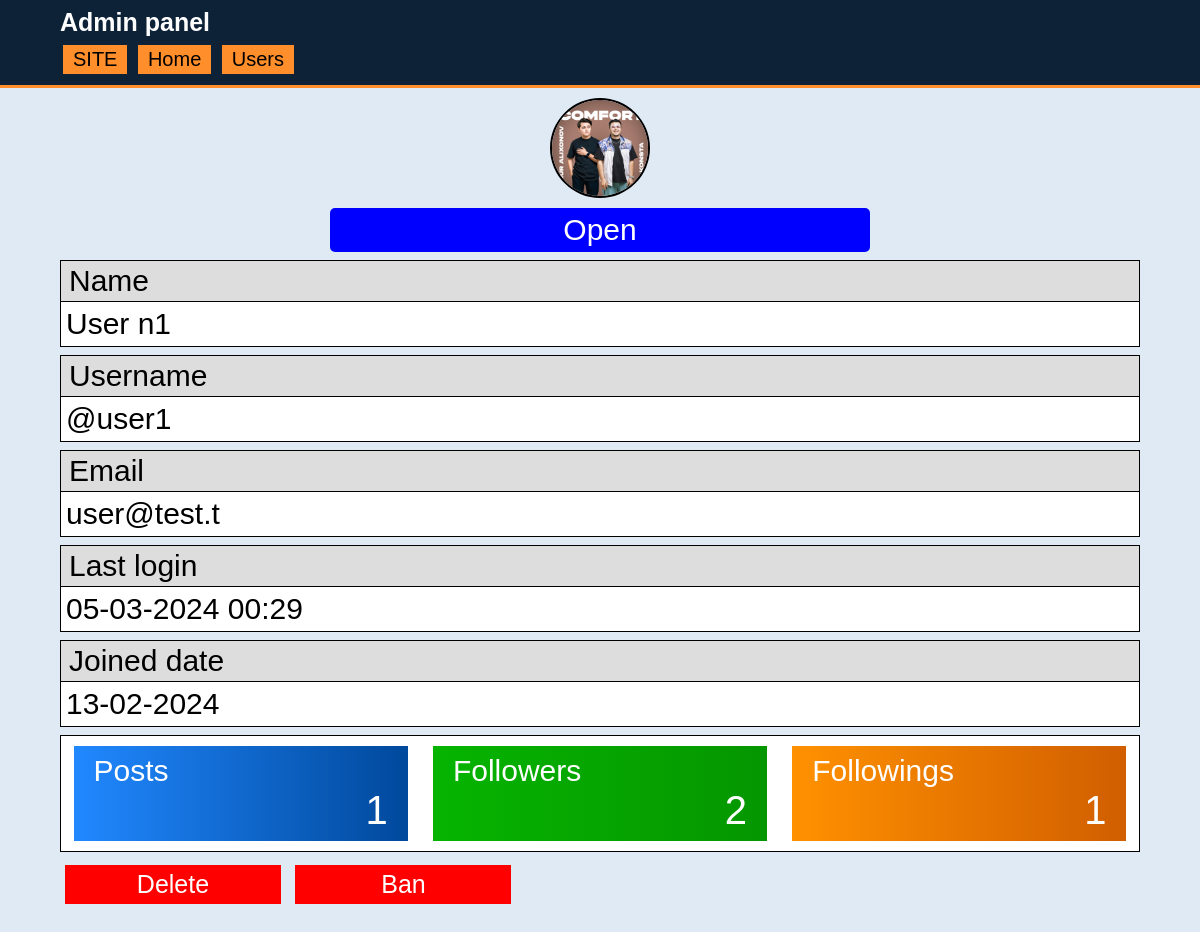
The page /admin/user.php?username=user1 (signed in) on the database its author committed.
### tables this page shows
CREATE TABLE "profiles" (
	"id"	INTEGER,
	"name"	TEXT NOT NULL,
	"username"	BLOB NOT NULL,
	"is_active"	INTEGER NOT NULL DEFAULT 0,
	"photo"	TEXT DEFAULT '/media/profile-img/default.jpg',
	"followers"	INTEGER DEFAULT 0,
	"posts"	INTEGER DEFAULT 0,
	"following"	INTEGER DEFAULT 0,
	"ban"	INTEGER DEFAULT 0,
	"last_login"	TEXT DEFAULT 0,
	PRIMARY KEY("id" AUTOINCREMENT)
);

CREATE TABLE "users" (
	"id"	INTEGER NOT NULL,
	"username"	TEXT NOT NULL UNIQUE,
	"email"	TEXT NOT NULL UNIQUE,
	"password"	TEXT NOT NULL,
	"joined_date"	TEXT NOT NULL,
	"admin"	INTEGER DEFAULT 0,
	PRIMARY KEY("id" AUTOINCREMENT)
);

### includes/db-functions/users.php (called while the page is built, shortened)
<?php
function get_user_by_id($id, $db){
	$user = $db->query("SELECT * FROM users WHERE id = '$id'")->fetch(PDO::FETCH_ASSOC);
	return $user;
}
function get_user_by_username($username, $db){
	$username = strtolower($username);
	$user = $db->query("SELECT * FROM users WHERE username = '$username';")->fetch(PDO::FETCH_ASSOC);
	return $user;
}
function user_is_admin($user_id, $db){
	$user = get_user_by_id($user_id, $db);
	return ($user['admin'] == '1');
}
?>

### includes/db-functions/profiles.php (called while the page is built, shortened)
<?php
function get_profile_by_username($username, $db){
	$profile = $db->query("SELECT * FROM profiles WHERE username = '$username';")->fetch(PDO::FETCH_ASSOC);
	return $profile;
}
function profile_is_banned($id, $db){
	$query = $db->prepare("SELECT ban FROM profiles WHERE id = :id");
	$query->execute([
		'id' => $id
	]);
	$result = $query->fetch(PDO::FETCH_ASSOC);
	return $result['ban'];
}
?>

### admin/user.php (the view, shortened to what this page needs)
<?php
$path = "../includes";
require "$path/database.php";
require "$path/db-functions/users.php";
$PROFILE = $_SESSION['profile'];
if(!user_is_admin($PROFILE['id'], $db)){
    require "$path/403.php";
}else{
    $username = $_GET['username'];
    require "$path/db-functions/profiles.php";
    $profile = get_profile_by_username($username, $db);
    $user = get_user_by_username($username, $db);
    if(profile_is_banned($profile['id'], $db) == '0'){
        $is_banned = false;
    }
    else
        $is_banned = true;
?>
<!DOCTYPE html>
<html lang="en">
<head>
    <link rel="stylesheet" href="/static/style.css">
    <link rel="stylesheet" href="/static/admin.css">
    <link rel="stylesheet" href="/static/admin-user.css">
</head>
<body>
    <header>
		<div class="container">
            <h2 id="afisha">
                <a>Admin panel</a>
            </h2>
            <nav>
                <a class="header-link" href="/">SITE</a>
                <a class="header-link" href="/admin">Home</a>
                <a class="header-link" href="/admin/users.php">Users</a>
            </nav>
		</div>
	</header>
    <div class="container">
        <img class="profile-img" src="<?= $profile['photo'] ?>">
        <a href="/profile?username=<?= $profile['username'] ?>" class="open-link" target='_blank'>Open</a>
        <div class="profile-info">
            <span>Name</span>
            <p><?= $profile['name'] ?></p>
        </div>
        <div class="profile-info">
            <span>Username</span>
            <p>@<?= $profile['username'] ?></p>
        </div>
        <div class="profile-info">
            <span>Email</span>
            <p><?= $user['email'] ?></p>
        </div>
        <div class="profile-info">
            <span>Last login</span>
            <p><?= $profile['last_login'] ?></p>
        </div>
        <div class="profile-info">
            <span>Joined date</span>
            <p><?= $user['joined_date'] ?></p>
        </div>
        <div class="stat-cards">
            <div class="card blue">
                <p class="title">Posts</p>
                <p class="result">
                    <?= $profile['posts'] ?>
                </p>
            </div>
            <div class="card green">
                <p class="title">Followers</p>
                <p class="result">
                    <?= $profile['followers'] ?>
                </p>
            </div>
            <div class="card orange">
                <p class="title">Followings</p>
                <p class="result">
                    <?= $profile['following'] ?>
                </p>
            </div>
        </div>
        <form class="btn-form" method = "POST">
            <button class="btn red">Delete</button>
            <button name='ban' class="btn red">
                <?php echo ($is_banned ? "Unban" : "Ban")?>
            </button>
        </form>
    </div>
</body>
</html>
<?php }?>

### static/style.css (style rules this page uses)
* { padding: 0; margin: 0; box-sizing: border-box; font-family: sans-serif; }
body { margin-bottom: 50px; background-color: #e0eaf5; }
.container { width: 90%; margin: 0 auto; }
header { padding: 8px 0; background-color: #0d2137; border-bottom: 3px solid #ff8e2b; }
header #afisha a { font-size: 25px; text-decoration: none; color: white; }

### static/admin.css (style rules this page uses)
header { margin-bottom: 10px; }
nav { margin-top: 5px; }
.header-link { display: inline-block; color: black; text-decoration: none; background-color: #ff8e2b; padding: 3px 10px; margin: 3px; font-size: 20px; }
.blue { background: linear-gradient(90deg, rgb(33, 136, 255), rgb(0, 73, 156)); }
.green { background: linear-gradient(90deg, rgb(6, 180, 0), rgb(5, 150, 0)); }
.orange { background: linear-gradient(90deg, rgb(255, 145, 0), rgb(209, 94, 0)); }
.stat-cards { display: flex; border: 1px solid black; background-color: white; justify-content: space-around; }
.card { display: inline-block; width: 31%; padding: 8px 20px; margin: 10px 0; }
.title { color: white; font-size: 30px; }
.result { color: white; font-size: 40px; text-align: right; }
.red { background-color: red; }

### static/admin-user.css (style rules this page uses)
.profile-img { display: block; margin: 10px auto; width: 100px; border: 2px solid black; border-radius: 50%; }
.open-link { display: inline-block; width: 50%; margin: 0 25%; padding: 5px 0; font-size: 30px; text-align: center; text-decoration: none; background-color: blue; color: white; border-radius: 5px; }
.profile-info { font-size: 30px; border: 1px solid black; background-color: white; margin: 8px 0; display: block; }
.profile-info span { display: inline-block; background-color: #ddd; padding: 3px 8px; border-bottom: 1px solid black; display: block; }
.profile-info p { padding: 5px; }
.btn-form { display: block; margin: 8px 0; }
.btn { font-size: 25px; border: none; color: white; padding: 5px 0; width: 20%; margin: 5px; cursor: pointer; }

### rows shown on the page
profiles: photo (picture), name "User n1", username "user1", last_login "05-03-2024 00:29", posts "1", followers "2", following "1"
users: email "user@test.t", joined_date "13-02-2024"
